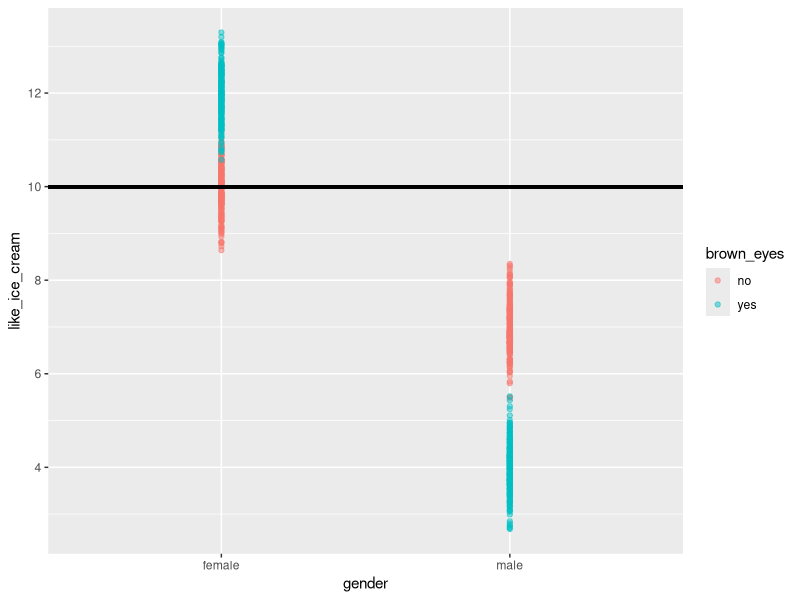

The R source for this figure: (Note: this script raises an error after producing the figure.)
## ---- chunk 1
knitr::opts_chunk$set(echo = TRUE)
library(tidyverse)
library(stats) # For linear models
library(MASS) # For random data generation with exact means 
library(knitr) # for nice tables

rm(list = ls())
## ---- chunk 2

# Parameters 
group_size <- 200
var1_g1_var2_g1_mean <- 10 # gender female + brown_eyes false 
var1_g1_var2_g2_mean <- 12 # gender female + brown eyes true
var1_g2_var2_g1_mean <- 7  # gender male + brown eyes false
var1_g2_var2_g2_mean <- 4  # gender male + brown eyes true 
sd <- 0.3

# Data generation
var1_g1_var2_g1 <- mvrnorm(n = group_size, mu = var1_g1_var2_g1_mean, Sigma = sd, empirical = TRUE)
var1_g1_var2_g2 <- mvrnorm(n = group_size, mu = var1_g1_var2_g2_mean, Sigma = sd, empirical = TRUE)
var1_g2_var2_g1 <- mvrnorm(n = group_size, mu = var1_g2_var2_g1_mean, Sigma = sd, empirical = TRUE)
var1_g2_var2_g2 <- mvrnorm(n = group_size, mu = var1_g2_var2_g2_mean, Sigma = sd, empirical = TRUE)
y <- c(var1_g1_var2_g1, var1_g1_var2_g2, var1_g2_var2_g1, var1_g2_var2_g2)

# Data frame 
df <- tibble(
  gender = c(rep(c("female"), group_size*2), rep(c("male"), group_size*2)),
  brown_eyes = rep(c(rep(c("no"), group_size), rep(c("yes"), group_size)), 2),
  gender_male = ifelse(gender == "female", 0, 1),
  brown_eyes_true = ifelse(brown_eyes == "no", 0, 1),
  like_ice_cream = y
)

# Linear model and anova function 
summary(aov(y ~ gender * brown_eyes, data = df))
summary(lm(y ~ gender * brown_eyes, data = df))
two_anova <- summary(lm(y ~ 1 + gender_male + brown_eyes_true + gender_male:brown_eyes_true, data = df))
two_anova
two_anova_no_int <- summary(lm(y ~ 1 + gender_male + brown_eyes_true, data = df))
two_anova_no_int

# Main effect of gender
# average of gender female, which is coded 0, is 11 and is the intercept
summary(lm(y ~ 1 + gender_male, data = df))

# Main effect of eye colour
# Average of eye colour not brown, which is coded 0, is 8.5 and is the intercept 
summary(lm(y ~ 1 + brown_eyes_true, data = df))

## ---- chunk 3
# NOTE TO SELF: HAVE OPTION TO SWITCH AXES SO OTHER VARIABLE DISPLAYED ON THE BOTTOM 
ggplot(data = df, mapping = aes(x = gender, y = like_ice_cream, colour = brown_eyes)) + 
  geom_point(alpha = 0.5) + 
  geom_segment(x = -10, xend = 100, y = two_anova$coefficients[1], yend = 10, lwd = 1, col = 'black')

mean(df$like_ice_cream[df$brown_eyes_true == 1 & df$gender == "female"])
mean(df$like_ice_cream[df$brown_eyes_true == 0 & df$gender == "male"])
mean(df$like_ice_cream[df$brown_eyes_true == 1 & df$gender == "male"])
  
## ---- chunk 4

# Set coefficients
alpha = 10
beta1 = 
beta2 = -.5
beta3 = -1.1

# Generate 200 trials
A = c(rep(c(0), 100), rep(c(1), 100)) # '0' 100 times, '1' 100 times
B = rep(c(rep(c(0), 50), rep(c(1), 50)), 2) # '0'x50, '1'x50, '0'x50, '1'x50
e = rnorm(200, 0, sd=1) # Random noise, with standard deviation of 1

# Generate your data using the regression equation
y = alpha + beta1*A + beta2*B + beta3*A*B + e

# Join the variables in a data frame
data = data.frame(cbind(A, B, y))

# Fit an ANOVA
model = aov(y ~ A*B, data=data)
summary(model)

## ---- chunk 5
# THE ISSUE WITH THIS WAY IS THAT VAR1 AND VAR2 ARE ADDED TOGETHER TO CREATE A SINGLE VALUE (RANDOM, NO PARTICULAR REASON, I JUST NEEDED A SINGLE VALUE) BUT ADDING THEM MEANS THEY'RE SINGULAR SO COME UP WITH AN ALTERNATIVE WAY TO MODEL BELOW 
# Parameters
total_sample_size <- 600

var1_nvar <- 2
var1_g1_mean <- 10
var1_g2_mean <- 12
var1_g1_sd <- 0.3
var1_g2_sd <- 0.3
 
var2_nvar <- 3
var2_g1_mean <- 3
var2_g2_mean <- 6
var2_g3_mean <- 8
var2_g1_sd <- 0.3
var2_g2_sd <- 0.3
var2_g3_sd <- 0.3 

 

# Data generation
var1_g1 <- mvrnorm(n = round(total_sample_size/var1_nvar), mu = var1_g1_mean, Sigma = var1_g1_sd, empirical = TRUE)
var1_g2 <- mvrnorm(n = round(total_sample_size/var1_nvar), mu = var1_g2_mean, Sigma = var1_g2_sd, empirical = TRUE)
var1 <- c(var1_g1, var1_g2)

var2_g1 <- mvrnorm(n = round(total_sample_size/var2_nvar), mu = var2_g1_mean, Sigma = var2_g1_sd, empirical = TRUE)
var2_g2 <- mvrnorm(n = round(total_sample_size/var2_nvar), mu = var2_g2_mean, Sigma = var2_g2_sd, empirical = TRUE)
var2_g3 <- mvrnorm(n = round(total_sample_size/var2_nvar), mu = var2_g3_mean, Sigma = var2_g3_sd, empirical = TRUE)
var2 <- c(var2_g1, var2_g2, var2_g3)

# Data frame
df <- tibble(var1_label = rep(c("group_1", "group_2"), each = total_sample_size/var1_nvar),
             var2_label = rep(c("group_1", "group_2", "group_3"), each = total_sample_size/var2_nvar),
             
             y = c(var1 + var2),
             
             var1_group_n = as_factor(rep(c(1, 2), each = total_sample_size/var1_nvar)),
             var2_group_n = as_factor(rep(c(1, 2, 3), each = total_sample_size/var2_nvar)),
             
             var1_g2 = ifelse(var1_label == "group_2", 1, 0),
             var2_g2 = ifelse(var2_label == "group_2", 1, 0),
             var2_g3 = ifelse(var2_label == "group_3", 1, 0)
             )

# Linear model and anova function 
summary(aov(y ~ var1_label + var2_label, data = df))

fact_anova1 <- summary(lm(formula = y ~ 1 + var1_g2 + var2_g2 + var2_g3 + var1_g2*var2_g2 + var1_g2*var2_g3, data = df))
fact_anova2 <- summary(lm(formula = y ~ var1_label * var2_label, data = df))

fact_anova1
fact_anova2
# Output
anova

knitr::kable(coefficients(anova), digits=3)
## ---- chunk 6

# Set coefficients
alpha = 10
beta1 = .3
beta2 = -.5
beta3 = -1.1

# Generate 200 trials
A = c(rep(c(0), 100), rep(c(1), 100)) # '0' 100 times, '1' 100 times
B = rep(c(rep(c(0), 50), rep(c(1), 50)), 2) # '0'x50, '1'x50, '0'x50, '1'x50
e = rnorm(200, 0, sd=1) # Random noise, with standard deviation of 1

# Generate your data using the regression equation
y = alpha + beta1*A + beta2*B + beta3*A*B + e

# Join the variables in a data frame
data = data.frame(cbind(A, B, y))

# Fit an ANOVA
model = aov(y ~ A*B, data=data)
summary(model)
## ---- chunk 7
# Set coefficients
alpha = 10
beta1 = .3
beta2 = -.5
beta3 = -1.1
beta4 = 0.5

## Generate data 
# 3x2 balanced design
A = c(0,0,0,0,1,1,1,1)
B = c(0,0,1,1,0,0,1,1)
C = c(0,1,0,1,0,1,0,1)

# Repeat 50 times, for N = 200
A = rep(A, 50)
B = rep(B, 50)
C = rep(C, 50)
e = rnorm(400, 0, sd=1) # Random noise, with standard deviation of 1 

# Generate your data using the regression equation
# NOTE TO SELF: should I include two-way interactions here??? 
y = alpha + beta1*A + beta2*B + beta3*C + beta4*A*B*C + e

# Join the variables in a data frame
data = data.frame(cbind(A, B, C, y))

# Fit an ANOVA
model = aov(y ~ A*B*C, data=data)
summary(model)

## ---- chunk 8

y = 1*alpha + var1_g2 + var2_g2 + var2_g3 + var1_g2*var2_g2 + var1_g2*var2_g3

# Join the variables in a data frame
data = tibble(A, 
              B, 
              y,
              A_g2 = ifelse(A == 1, 1, 0),
              B_g2 = ifelse(B == 1, 1, 0),
              B_g3 = ifelse(B == 2, 1, 0))

# Fit an ANOVA
model = aov(y ~ A*B, data=data)
summary(model)

# Linear model equivalent 
"A"
A
"B"
B
